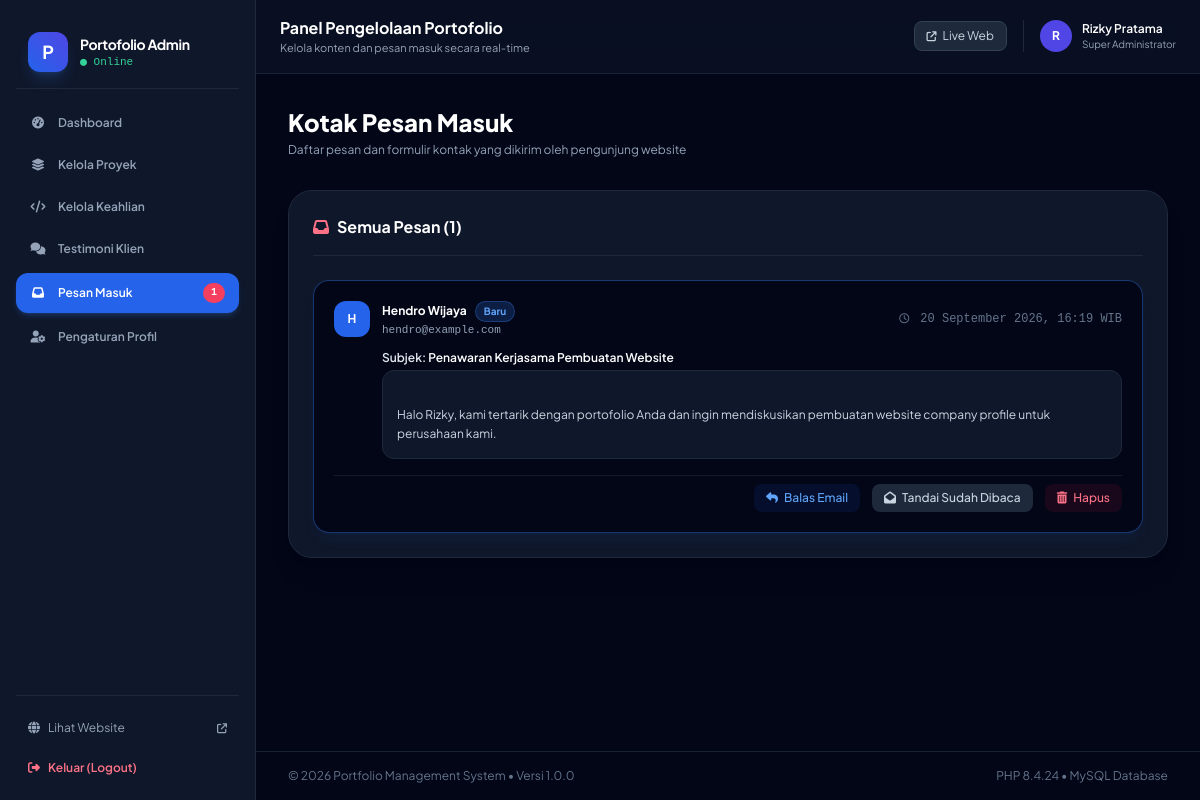
Page /admin/messages.php (signed in) on the committed database.
### tables this page shows
CREATE TABLE IF NOT EXISTS `messages` (
    `id` INT AUTO_INCREMENT PRIMARY KEY,
    `name` VARCHAR(100) NOT NULL,
    `email` VARCHAR(100) NOT NULL,
    `subject` VARCHAR(150) NOT NULL,
    `message` TEXT NOT NULL,
    `is_read` TINYINT(1) DEFAULT 0,
    `created_at` TIMESTAMP DEFAULT CURRENT_TIMESTAMP
);

### includes/functions.php (called while the page is built, shortened)
<?php
function sanitize($str) {
    return htmlspecialchars(trim($str ?? ''), ENT_QUOTES, 'UTF-8');
}
function format_date_id($datetime) {
    $timestamp = strtotime($datetime);
    $months = [
        1 => 'Januari', 'Februari', 'Maret', 'April', 'Mei', 'Juni',
        'Juli', 'Agustus', 'September', 'Oktober', 'November', 'Desember'
    ];
    $day = date('d', $timestamp);
    $month = $months[(int)date('m', $timestamp)];
    $year = date('Y', $timestamp);
    $time = date('H:i', $timestamp);
    return "$day $month $year, $time WIB";
}

### admin/messages.php (the view, shortened to what this page needs)
<?php
require_once __DIR__ . '/admin-header.php';
$messages = $pdo->query("SELECT * FROM messages ORDER BY id DESC")->fetchAll();
?>
<div class="flex flex-col sm:flex-row sm:items-center justify-between gap-4 mb-8">
    <div>
        <h1 class="text-2xl font-extrabold text-white">Kotak Pesan Masuk</h1>
        <p class="text-xs text-slate-400 mt-1">Daftar pesan dan formulir kontak yang dikirim oleh pengunjung website</p>
    </div>
</div>
<div class="bg-slate-900 border border-slate-800 rounded-3xl p-6 shadow-xl">
    <div class="flex items-center justify-between mb-6 pb-4 border-b border-slate-800">
        <h2 class="text-base font-bold text-white flex items-center gap-2">
            <i class="fa-solid fa-inbox text-rose-400"></i> Semua Pesan (<?= count($messages) ?>)
        </h2>
    </div>
    <?php if (empty($messages)): ?>
        <div class="text-center py-16 text-slate-500 text-xs">
            <i class="fa-regular fa-envelope-open text-4xl mb-3 block text-slate-600"></i>
            Belum ada pesan yang masuk dari pengunjung.
        </div>
    <?php else: ?>
        <div class="space-y-4">
            <?php foreach ($messages as $msg): ?>
            <div class="p-5 rounded-2xl <?= $msg['is_read'] ? 'bg-slate-950/40 border-slate-800/80 opacity-80' : 'bg-slate-950 border-blue-500/40 shadow-lg shadow-blue-500/5' ?> border transition">
                <div class="flex flex-col sm:flex-row sm:items-center justify-between gap-2 mb-3">
                    <div class="flex items-center gap-3">
                        <div class="w-9 h-9 rounded-xl <?= $msg['is_read'] ? 'bg-slate-800 text-slate-400' : 'bg-blue-600 text-white' ?> flex items-center justify-center text-xs font-bold flex-shrink-0">
                            <?= strtoupper(substr($msg['name'], 0, 1)) ?>
                        </div>
                        <div>
                            <div class="flex items-center gap-2">
                                <h4 class="text-xs font-bold text-white"><?= sanitize($msg['name']) ?></h4>
                                <?php if (!$msg['is_read']): ?>
                                    <span class="px-2 py-0.5 rounded-full bg-blue-500/20 text-blue-400 border border-blue-500/30 text-[10px] font-bold">Baru</span>
                                <?php endif; ?>
                            </div>
                            <p class="text-[11px] text-slate-400 font-mono"><?= sanitize($msg['email']) ?></p>
                        </div>
                    </div>
                    <div class="text-xs text-slate-500 font-mono">
                        <i class="fa-regular fa-clock text-[10px] mr-1"></i> <?= format_date_id($msg['created_at']) ?>
                    </div>
                </div>
                <div class="mb-4 pl-12">
                    <div class="text-xs font-semibold text-slate-200 mb-1">
                        Subjek: <span class="text-white"><?= sanitize($msg['subject']) ?></span>
                    </div>
                    <div class="p-3.5 rounded-xl bg-slate-900 border border-slate-800 text-xs text-slate-300 leading-relaxed whitespace-pre-line">
                        <?= sanitize($msg['message']) ?>
                    </div>
                </div>
                <div class="flex items-center justify-end gap-3 pl-12 pt-2 border-t border-slate-800/60 text-xs">
                    <a href="mailto:<?= sanitize($msg['email']) ?>?subject=Re: <?= urlencode($msg['subject']) ?>" class="px-3 py-1.5 rounded-lg bg-blue-600/10 text-blue-400 hover:bg-blue-600 hover:text-white transition flex items-center gap-1.5 font-medium">
                        <i class="fa-solid fa-reply"></i> Balas Email
                    </a>
                    <form action="messages.php" method="POST" class="inline-block">
                        <button type="submit" class="px-3 py-1.5 rounded-lg bg-slate-800 text-slate-300 hover:text-white hover:bg-slate-700 transition flex items-center gap-1.5 font-medium cursor-pointer">
                            <i class="fa-solid <?= $msg['is_read'] ? 'fa-envelope' : 'fa-envelope-open' ?>"></i>
                            <?= $msg['is_read'] ? 'Tandai Belum Dibaca' : 'Tandai Sudah Dibaca' ?>
                        </button>
                    </form>
                    <form action="messages.php" method="POST" class="inline-block" onsubmit="return confirm('Hapus pesan ini secara permanen?');">
                        <button type="submit" class="px-3 py-1.5 rounded-lg bg-rose-600/10 text-rose-400 hover:bg-rose-600 hover:text-white transition flex items-center gap-1.5 font-medium cursor-pointer">
                            <i class="fa-solid fa-trash-can"></i> Hapus
                        </button>
                    </form>
                </div>
            </div>
            <?php endforeach; ?>
        </div>
    <?php endif; ?>
</div>
<?php require_once __DIR__ . '/admin-footer.php'; ?>

### rows in the picture
messages: name "H", name "Hendro Wijaya", is_read "Baru", email "hendro@example.com", created_at "20 September 2026, 16:19 WIB", subject "Penawaran Kerjasama Pembuatan Website", message "Halo Rizky, kami tertarik dengan portofolio Anda dan ingin mendiskusikan pembuatan website company profile untuk perusahaan kami."

### other values in the picture
$unread_count "1"
substr($admin_name, 0, 1) "R"
$admin_name "Rizky Pratama"
count($messages) "1"
PHP_VERSION "8.4.24"
